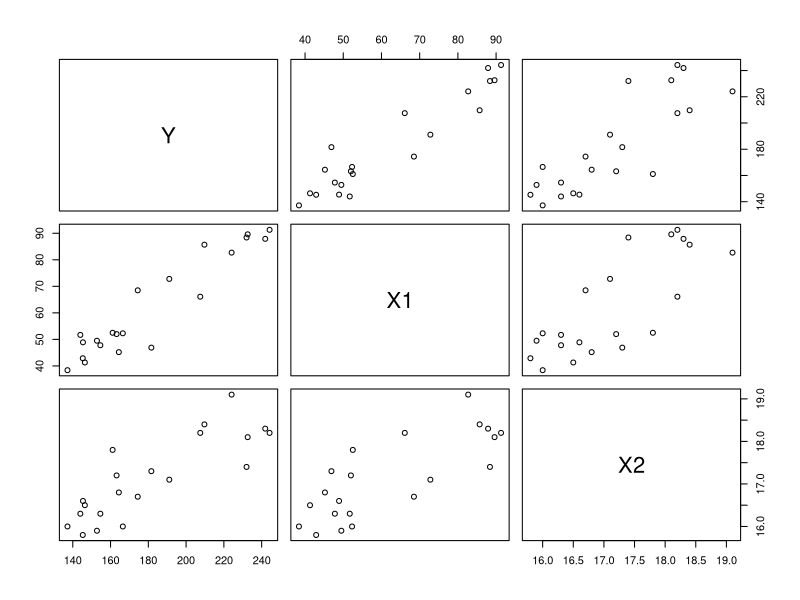
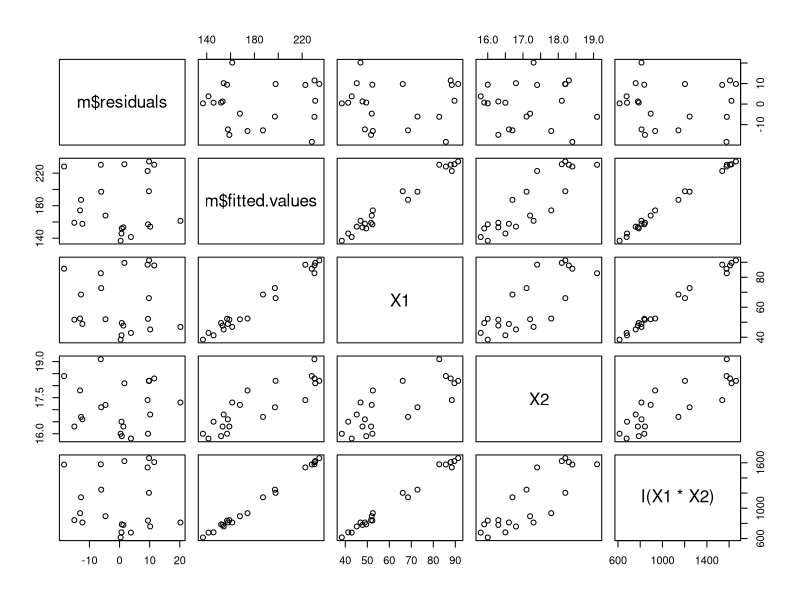
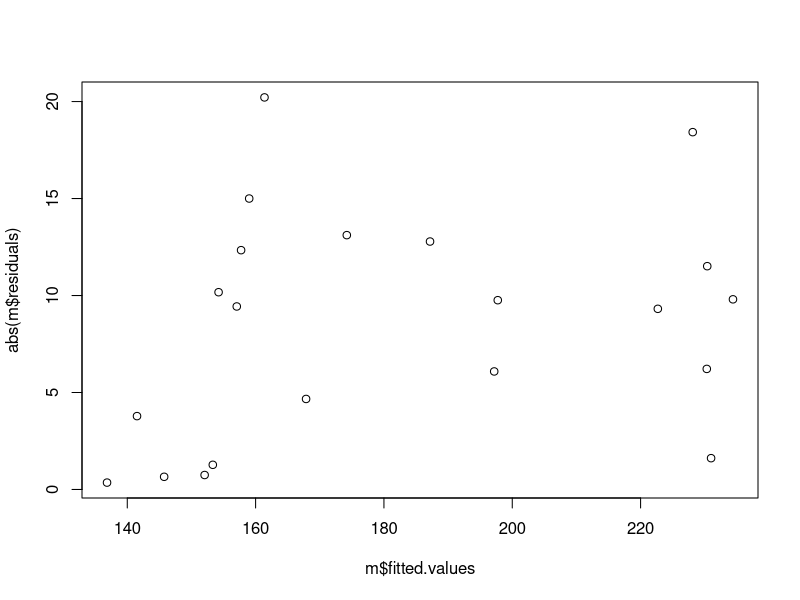
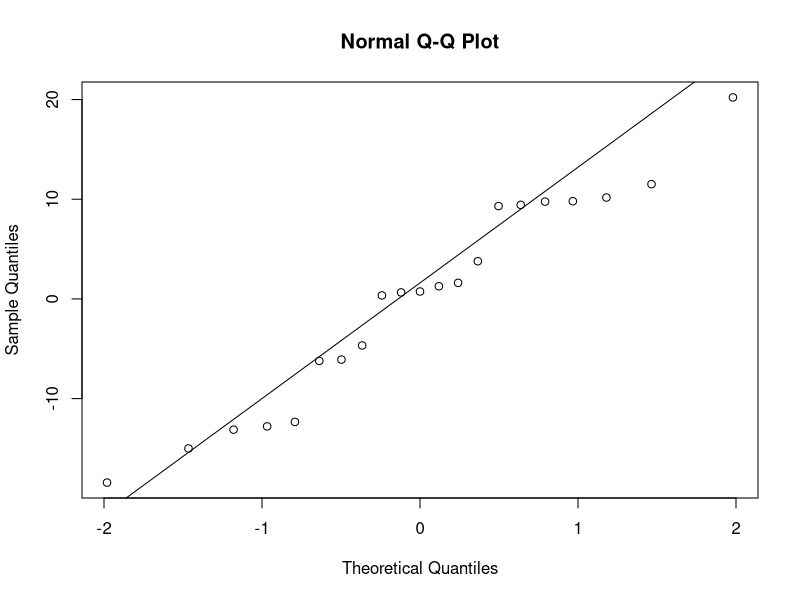

The R script that drew these images, in order:
setwd("C:/RW/Teaching/BC/STA9700S2023/Lecture notes") # Change path to where you save data file on your computer
install.packages("nortest")

require(nortest)
require(tidyverse)

### Example: Dwaine Studios

Dwaine <- read.csv("Dwaine.csv", fileEncoding = "UTF-8-BOM") %>%
  as_tibble()

dim(Dwaine)
head(Dwaine)

pairs(Dwaine) # Scatter-plot matrix
cor(Dwaine)
# Correlation matrix
# cor.test(~Y+X1,data=Dwaine)

m <- lm(Y ~ X1 + X2, data = Dwaine)
summary(m)
anova(m)

confint(m)

pairs(~m$residuals+m$fitted.values+X1+X2+I(X1*X2),data=Dwaine)
plot(abs(m$residuals)~m$fitted.values,data=Dwaine)
qqnorm(m$residuals); qqline(m$residuals)
shapiro.test(m$residuals)

library(nortest)
lillie.test(m$residuals)
